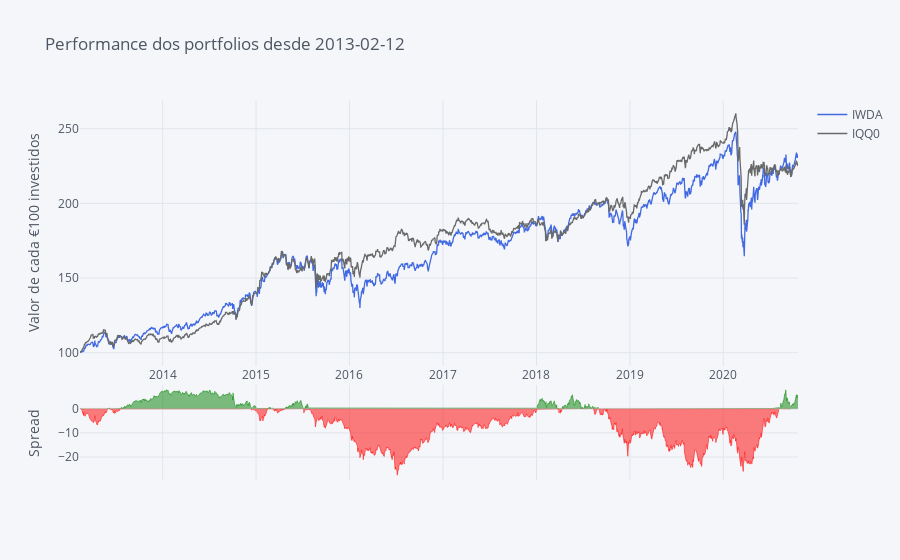

Here is the notebook cell this chart was saved with:
### Code cell
# Making Color Palette
Palette = ['rgb(255, 153, 51)',     # 1 - orange
            'royalblue',            # 2 - Royalblue
            '#708090',              # 3 - Grey
            'rgb(128, 0, 128)',     # 4 - Indigo
            'rgb(219, 64, 82)',     # 5 - Red
            'rgb(0, 128, 128)',     # 6 - Teal
            '#191970',              # 7 - Navy
            'rgb(128, 128, 0)',     # 8 - Olive
            '#00BFFF',              # 9 - Water Blue
            'rgb(128, 177, 211)']   # 10 - 

fundos.iplot(title='Performance dos portfolios desde ' + Begin, yTitle='Valor de cada €100 investidos', color=['royalblue', 'dimgrey'], kind='spread')

### Figure 1 — Plotly figure (JSON) as saved in the notebook; plotly's stock layout.template omitted (floating-point values rounded to 4 significant figures; data arrays with more than 128 entries replaced by an {"elided": "..."} marker saying what was removed)
{"data": [{"line": {"color": "rgba(65, 105, 225, 1.0)", "dash": "solid", "shape": "linear", "width": 1.3}, "mode": "lines", "name": "IWDA", "text": "", "type": "scatter", "x": {"elided": "1964 str values"}, "y": {"elided": "1964 float values"}}, {"line": {"color": "rgba(105, 105, 105, 1.0)", "dash": "solid", "shape": "linear", "width": 1.3}, "mode": "lines", "name": "IQQ0", "text": "", "type": "scatter", "x": {"elided": "1964 str values"}, "y": {"elided": "1964 float values"}}, {"connectgaps": false, "fill": "tozeroy", "line": {"color": "green", "dash": "solid", "shape": "linear", "width": 0.5}, "mode": "lines", "name": "Spread", "showlegend": false, "type": "scatter", "x": {"elided": "1964 str values"}, "xaxis": "x2", "y": {"elided": "1964 mixed values"}, "yaxis": "y2"}, {"connectgaps": false, "fill": "tozeroy", "line": {"color": "red", "dash": "solid", "shape": "linear", "width": 0.5}, "mode": "lines", "name": "Spread", "showlegend": false, "type": "scatter", "x": {"elided": "1964 str values"}, "xaxis": "x2", "y": {"elided": "1964 mixed values"}, "yaxis": "y2"}], "layout": {"autosize": true, "hovermode": "x", "legend": {"bgcolor": "#F5F6F9", "font": {"color": "#4D5663"}}, "paper_bgcolor": "#F5F6F9", "plot_bgcolor": "#F5F6F9", "title": {"font": {"color": "#4D5663"}, "text": "Performance dos portfolios desde 2013-02-12"}, "xaxis": {"autorange": true, "gridcolor": "#E1E5ED", "range": ["2013-02-12", "2020-10-19"], "showgrid": true, "tickfont": {"color": "#4D5663"}, "title": {"font": {"color": "#4D5663"}, "text": ""}, "type": "date", "zerolinecolor": "#E1E5ED"}, "xaxis2": {"anchor": "y2", "autorange": true, "gridcolor": "#E1E5ED", "range": ["2013-02-12", "2020-10-19"], "showgrid": true, "showticklabels": false, "tickfont": {"color": "#4D5663"}, "title": {"font": {"color": "#4D5663"}, "text": ""}, "type": "date", "zerolinecolor": "#E1E5ED"}, "yaxis": {"autorange": true, "domain": [0.3, 1], "gridcolor": "#E1E5ED", "range": [91.09, 269.2], "showgrid": true, "tickfont": {"color": "#4D5663"}, "title": {"font": {"color": "#4D5663"}, "text": "Valor de cada €100 investidos"}, "type": "linear", "zerolinecolor": "#E1E5ED"}, "yaxis2": {"autorange": true, "domain": [0, 0.25], "gridcolor": "#E1E5ED", "range": [-29.54, 9.881], "showgrid": true, "tickfont": {"color": "#4D5663"}, "title": {"font": {"color": "#4D5663"}, "text": "Spread"}, "type": "linear", "zerolinecolor": "#E1E5ED"}}}
